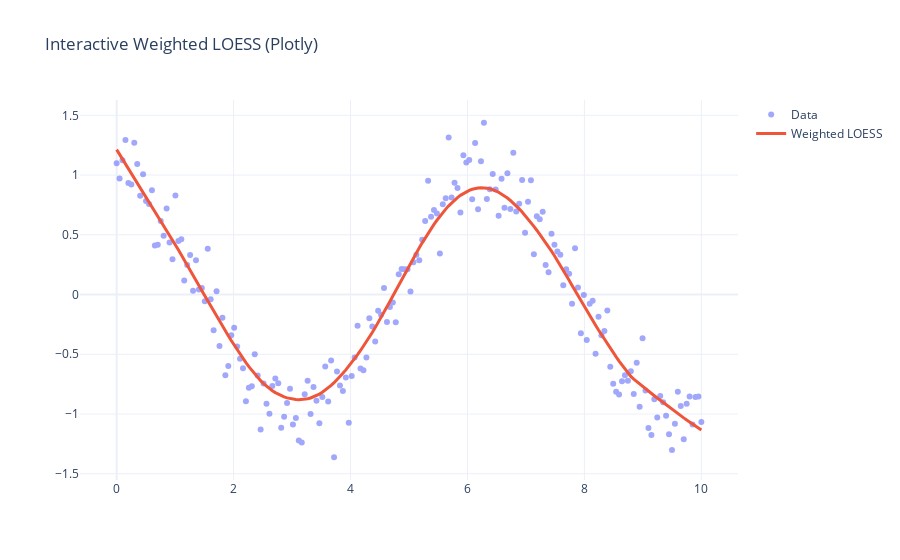

Write notebook code for a chart like this one.
### Markdown cell above
## Plotly Interactive Weighted LOESS

### Code cell
# compute fast loess
y_smooth = fast_loess(x, y, frac=0.25)

fig = go.Figure()

fig.add_trace(go.Scatter(
    x=x, y=y,
    mode='markers',
    name='Data',
    opacity=0.6
))

fig.add_trace(go.Scatter(
    x=x, y=y_smooth,
    mode='lines',
    name='Weighted LOESS',
    line=dict(width=3)
))

fig.update_layout(
    title="Interactive Weighted LOESS (Plotly)",
    template="plotly_white"
)

fig.show()

### Figure 1 — Plotly figure (JSON) as saved in the notebook; plotly's stock layout.template omitted (floating-point values rounded to 4 significant figures; data arrays with more than 128 entries replaced by an {"elided": "..."} marker saying what was removed)
{"data": [{"mode": "markers", "name": "Data", "opacity": 0.6, "type": "scatter", "x": {"elided": "200 float values"}, "y": {"elided": "200 float values"}}, {"line": {"width": 3}, "mode": "lines", "name": "Weighted LOESS", "type": "scatter", "x": {"elided": "200 float values"}, "y": {"elided": "200 float values"}}], "layout": {"title": {"text": "Interactive Weighted LOESS (Plotly)"}}}
